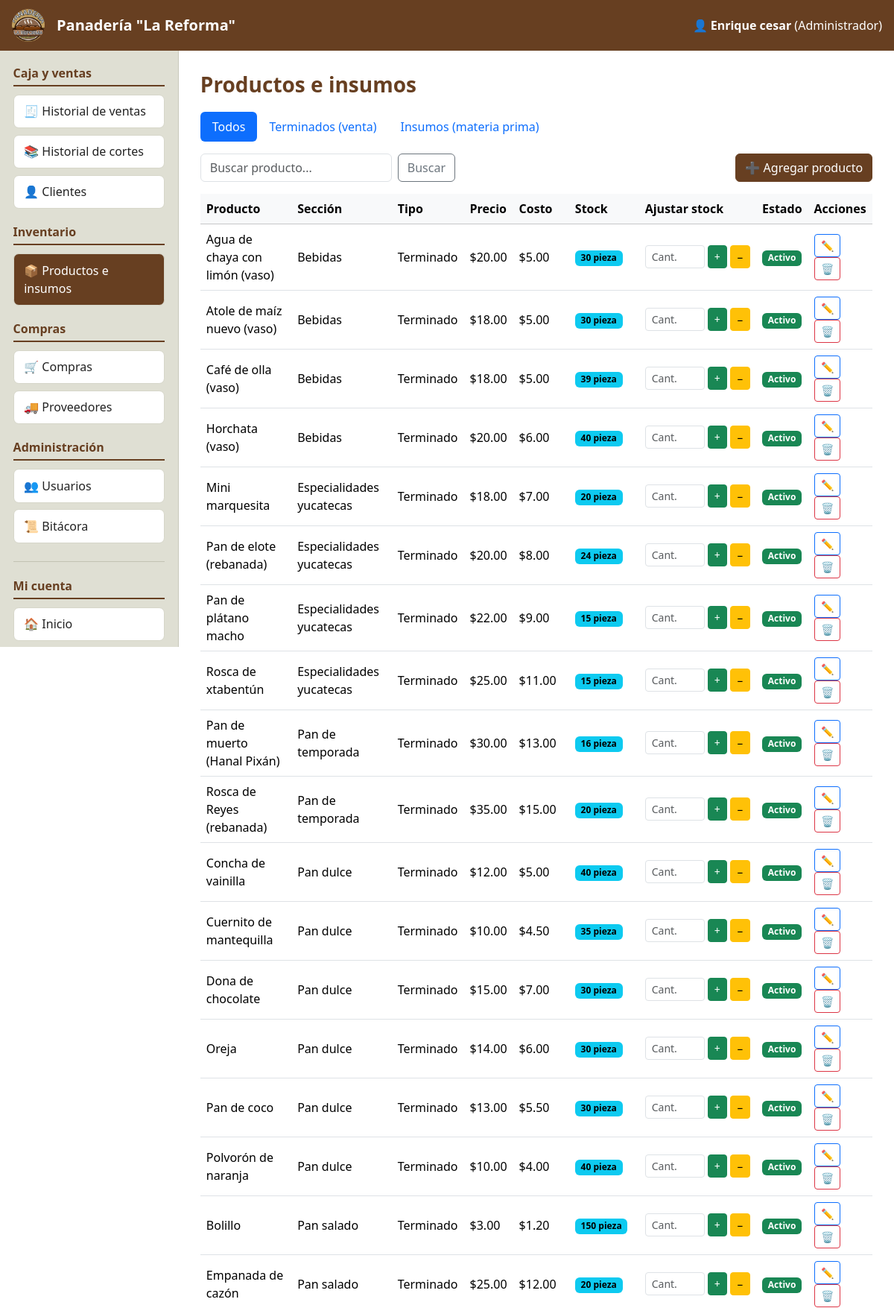
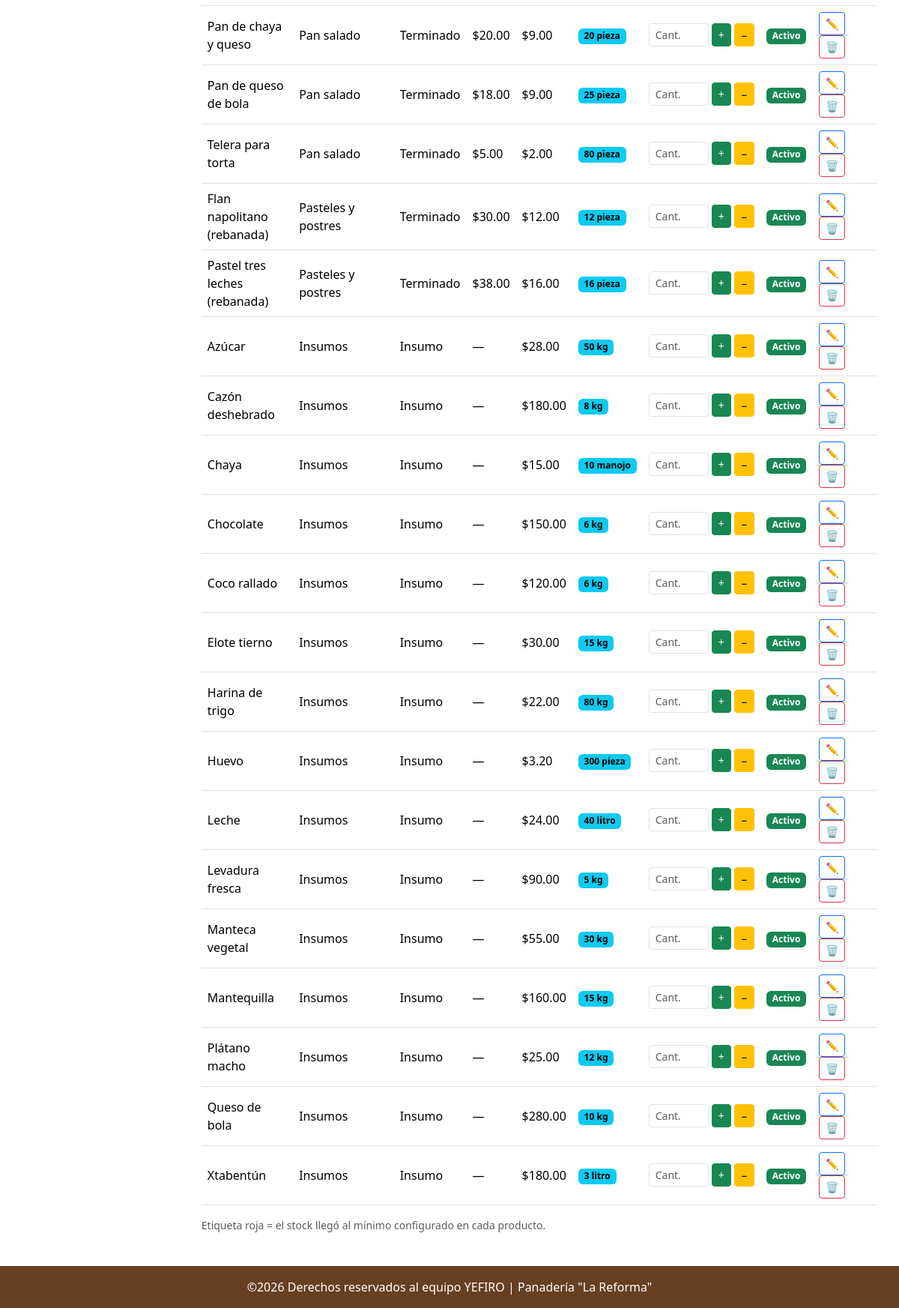
/data/modulos/productos/listar.php (signed in), run on the app's committed database (2 pictures, top to bottom).
### tables this page shows
CREATE TABLE `usuarios` (
  `id_usuario` int(11) NOT NULL,
  `nombre` varchar(100) NOT NULL,
  `correo` varchar(100) NOT NULL,
  `clave_hash` varchar(255) NOT NULL,
  `rol` varchar(20) NOT NULL DEFAULT 'cajero',
  `activo` tinyint(1) NOT NULL DEFAULT 1,
  `fecha_registro` timestamp NOT NULL DEFAULT current_timestamp()
);

CREATE TABLE `productos` (
  `id_producto` int(11) NOT NULL,
  `nombre` varchar(100) NOT NULL,
  `id_categoria` int(11) DEFAULT NULL,
  `tipo` enum('terminado','insumo') NOT NULL DEFAULT 'terminado',
  `unidad` varchar(20) NOT NULL DEFAULT 'pieza',
  `precio` decimal(10,2) NOT NULL DEFAULT 0.00,
  `costo` decimal(10,2) NOT NULL DEFAULT 0.00,
  `stock` decimal(10,2) NOT NULL DEFAULT 0.00,
  `stock_minimo` decimal(10,2) NOT NULL DEFAULT 5.00,
  `activo` tinyint(1) NOT NULL DEFAULT 1,
  `fecha_registro` timestamp NOT NULL DEFAULT current_timestamp()
);

CREATE TABLE `categorias` (
  `id_categoria` int(11) NOT NULL,
  `nombre` varchar(60) NOT NULL
);

### data/config/permisos.php (called while the page is built, shortened)
<?php
function roles() {
    return [
        'sistemas'      => 'Sistemas',
        'jefe'          => 'Jefe',
        'administrador' => 'Administrador',
        'cajero'        => 'Vendedor',
    ];
}
function nombre_rol($rol) {
    $r = roles();
    return $r[$rol] ?? $rol;
}
function permisos() {
    return [
        'ventas.cobrar'       => ['cajero',],
        'caja.operar'         => ['cajero',],
        'ventas.historial'    => ['cajero', 'jefe', 'administrador',],
        'ventas.todas'        => ['jefe', 'administrador'],
        'caja.todas'          => ['jefe', 'administrador'],
        'ventas.cancelar'     => ['jefe'],
        'clientes.ver'        => ['cajero', 'administrador', 'jefe'],
        'clientes.agregar'    => ['cajero', 'administrador'],
        'clientes.editar'     => ['administrador'],
        'productos.gestionar'    => ['administrador'],
        'proveedores.gestionar'  => ['administrador'],
        'compras.gestionar'      => ['administrador'],
        'usuarios.gestionar'  => ['sistemas', 'administrador'],
        'bitacora.ver'        => ['sistemas', 'jefe', 'administrador'],
    ];
}
function tiene_permiso($permiso) {
    $rol = $_SESSION['rol'] ?? '';
    $mapa = permisos();
    return isset($mapa[$permiso]) && in_array($rol, $mapa[$permiso], true);
}
?>

### data/config/sesion.php (called while the page is built, shortened)
<?php
function requiere_login() {
    global $conn;
    $uid = (int)$_SESSION['uid'];
    $st = $conn->prepare("SELECT nombre, rol, activo FROM usuarios WHERE id_usuario = ?");
    $st->bind_param("i", $uid);
    $st->execute();
    $u = $st->get_result()->fetch_assoc();
}
function requiere_permiso($permiso) {
    requiere_login();
}
            ?>

### data/modulos/productos/listar.php (the view, shortened to what this page needs)
<?php
require_once __DIR__ . '/../../config/inicio.php';
requiere_permiso('productos.gestionar');
$tipo = $_GET['tipo'] ?? 'todos';
$q = trim($_GET['q'] ?? '');
$like = '%' . $q . '%';
$sql = "SELECT p.*, c.nombre AS seccion
        FROM productos p LEFT JOIN categorias c ON c.id_categoria = p.id_categoria
        WHERE p.nombre LIKE ?";
$sql .= " ORDER BY p.tipo, c.nombre, p.nombre";
$st = $conn->prepare($sql);
if ($tipo !== 'todos') { $st->bind_param("ss", $like, $tipo); }
else                   { $st->bind_param("s", $like); }
$st->execute();
$filas = $st->get_result();
$titulo = "Productos e insumos";
include RUTA_INCLUDES . '/encabezado.php';
?>
<ul class="nav nav-pills mb-3">
    <?php foreach (['todos' => 'Todos', 'terminado' => 'Terminados (venta)', 'insumo' => 'Insumos (materia prima)'] as $k => $txt): ?>
        <li class="nav-item">
            <a class="nav-link <?= $tipo === $k ? 'active' : '' ?>"
               href="?tipo=<?= $k ?>&q=<?= urlencode($q) ?>"><?= $txt ?></a>
        </li>
    <?php endforeach; ?>
</ul>
<div class="d-flex flex-wrap gap-2 mb-3">
    <form method="get" class="d-flex gap-2">
        <input type="text" class="form-control" name="q" value="<?= e($q) ?>" placeholder="Buscar producto...">
        <button class="btn btn-outline-secondary">Buscar</button>
    </form>
    <a class="btn btn-cafe ms-auto" href="<?= url('modulos/productos/formulario.php') ?>">➕ Agregar producto</a>
</div>
<div class="table-responsive">
    <table class="table table-hover align-middle">
        <thead class="table-light">
            <tr>
                <th>Producto</th><th>Sección</th><th>Tipo</th><th>Precio</th><th>Costo</th>
                <th>Stock</th><th>Ajustar stock</th><th>Estado</th><th>Acciones</th>
            </tr>
        </thead>
        <tbody>
        <?php while ($f = $filas->fetch_assoc()):
            $bajo = (float)$f['stock'] <= (float)$f['stock_minimo'];
        ?>
            <tr class="<?= $f['activo'] ? '' : 'text-muted' ?>">
                <td><?= e($f['nombre']) ?></td>
                <td><?= e($f['seccion'] ?? '—') ?></td>
                <td><?= $f['tipo'] === 'terminado' ? 'Terminado' : 'Insumo' ?></td>
                <td><?= $f['tipo'] === 'terminado' ? dinero($f['precio']) : '—' ?></td>
                <td><?= dinero($f['costo']) ?></td>
                <td>
                    <span class="badge <?= $bajo ? 'text-bg-danger' : 'text-bg-info' ?>">
                        <?= rtrim(rtrim(number_format($f['stock'], 2, '.', ''), '0'), '.') ?> <?= e($f['unidad']) ?>
                    </span>
                </td>
                <td>
                    <form method="post" action="<?= url('acciones/productos/ajustar_stock.php') ?>" class="d-inline-flex gap-1">
                        <input type="number" name="cantidad" class="form-control form-control-sm" style="width:80px"
                               min="0.01" step="0.01" placeholder="Cant." required>
                        <button name="operacion" value="sumar" class="btn btn-sm btn-success">+</button>
                        <button name="operacion" value="restar" class="btn btn-sm btn-warning">−</button>
                    </form>
                </td>
                <td><span class="badge <?= $f['activo'] ? 'text-bg-success' : 'text-bg-secondary' ?>"><?= $f['activo'] ? 'Activo' : 'Inactivo' ?></span></td>
                <td>
                    <a class="btn btn-sm btn-outline-primary" href="<?= url('modulos/productos/formulario.php?id=' . $f['id_producto']) ?>">✏️</a>
                    <form method="post" action="<?= url('acciones/productos/eliminar.php') ?>" class="d-inline"
                          data-confirmar="¿Eliminar este producto? (si ya tiene ventas se desactivará)">
                        <button class="btn btn-sm btn-outline-danger">🗑</button>
                    </form>
                </td>
            </tr>
        <?php endwhile; ?>
        </tbody>
    </table>
</div>
<p class="small text-muted">Etiqueta roja = el stock llegó al mínimo configurado en cada producto.</p>
<?php include RUTA_INCLUDES . '/pie.php'; ?>

### data/includes/encabezado.php (shortened to what this page needs)
<!DOCTYPE html>
<html lang="es">
<head>
    <?= bootstrap_css() ?>
    <link rel="stylesheet" href="<?= url('assets/css/estilos.css') ?>?v=<?= filemtime(RUTA_RAIZ . '/assets/css/estilos.css') ?>">
</head>
<body>
    <header class="encabezado d-flex align-items-center px-3 py-2">
        <img src="<?= url(LOGO) ?>" alt="Logo" class="logo-encabezado">
        <span class="fs-5 fw-bold ms-3"><?= e(NOMBRE_SISTEMA) ?></span>
        <span class="ms-auto d-none d-md-inline">
            👤 <b><?= e($_SESSION['nombre']) ?></b> (<?= e(nombre_rol($_SESSION['rol'])) ?>)
        </span>
    </header>
    <div class="cuerpo">
        <?php include RUTA_INCLUDES . '/menu.php'; ?>
        <main class="contenido">
            <?php if (empty($sin_titulo)): ?>
                <h1 class="h3 titulo-pagina"><?= e($titulo) ?></h1>
            <?php endif; ?>

### data/includes/funciones.php (shortened to what this page needs)
<?php
function url($ruta = '') {
    return BASE_URL . ltrim($ruta, '/');
}
function e($valor) {
    return htmlspecialchars((string)$valor, ENT_QUOTES, 'UTF-8');
}
function dinero($n) {
    return '$' . number_format((float)$n, 2);
}
function bootstrap_css() {
    return '<link href="https://cdn.jsdelivr.net/npm/bootstrap@5.3.3/dist/css/bootstrap.min.css" rel="stylesheet">';
}

### data/includes/menu.php (shortened to what this page needs)
<?php
$script = str_replace('\\', '/', $_SERVER['SCRIPT_NAME']);
$grupos = [
    'Caja y ventas' => [
        ['ventas.cobrar',    '💰', 'Cobrar (nueva venta)', 'modulos/ventas/cobrar.php'],
        ['ventas.historial', '🧾', tiene_permiso('ventas.todas') ? 'Historial de ventas' : 'Mis ventas', 'modulos/ventas/historial.php'],
        ['caja.operar',      '🏧', 'Caja y corte',         'modulos/caja/caja.php'],
        ['caja.todas',       '📚', 'Historial de cortes',  'modulos/caja/cortes.php'],
        ['clientes.ver',     '👤', 'Clientes',             'modulos/clientes/listar.php'],
    ],
    'Inventario' => [
        ['productos.gestionar', '📦', 'Productos e insumos', 'modulos/productos/listar.php'],
    ],
    'Compras' => [
        ['compras.gestionar',     '🛒', 'Compras',     'modulos/compras/listar.php'],
        ['proveedores.gestionar', '🚚', 'Proveedores', 'modulos/proveedores/listar.php'],
    ],
    'Administración' => [
        ['usuarios.gestionar', '👥', 'Usuarios', 'modulos/usuarios/listar.php'],
        ['bitacora.ver',       '📜', 'Bitácora', 'modulos/bitacora/listar.php'],
    ],
];
function menu_activo($ruta, $script) {
    if (substr($script, -strlen($ruta)) === $ruta) return true;
    return basename($ruta) === 'listar.php' && strpos($script, '/' . dirname($ruta) . '/') !== false;
}
?>
<aside id="menuLateral" class="menu-lateral collapse d-md-flex">
    <nav class="menu-opciones">
        <?php foreach ($grupos as $nombreGrupo => $items):
            $permitidos = array_filter($items, function ($i) { return tiene_permiso($i[0]); });
        ?>
            <div class="titulo-grupo"><?= e($nombreGrupo) ?></div>
            <?php foreach ($permitidos as $i): ?>
                <a class="btn-menu <?= menu_activo($i[3], $script) ? 'activo' : '' ?>" href="<?= url($i[3]) ?>">
                    <?= $i[1] ?> <?= e($i[2]) ?>
                </a>
            <?php endforeach; ?>
        <?php endforeach; ?>
    </nav>
    <div class="menu-cuenta">
        <div class="titulo-grupo">Mi cuenta</div>
        <a class="btn-menu <?= substr($script, -9) === 'panel.php' ? 'activo' : '' ?>" href="<?= url('panel.php') ?>">🏠 Inicio</a>
    </div>
</aside>

### data/includes/pie.php (shortened to what this page needs)
        </main>
    </div>
    <?php if (MOSTRAR_PIE): ?>
    <footer class="pie">©2026 Derechos reservados al equipo YEFIRO | <?php echo e(NOMBRE_SISTEMA); ?> </footer>
    <?php endif; ?>
</body>
</html>

### data/assets/css/estilos.css (style rules this page uses)
:root { --cafe: #673f21; --cafe-oscuro: #4a2a12; --crema: #f1ebd8; --beige: #dfdfd3; }
body { min-height: 100vh; display: flex; flex-direction: column; background: #fff; }
.encabezado { background: var(--cafe); color: #fff; min-height: 68px; }
.logo-encabezado { width: 44px; height: 44px; border-radius: 50%; object-fit: cover; }
.cuerpo { flex: 1; display: flex; }
.menu-lateral { width: 240px; flex-shrink: 0; background: var(--beige); border-right: 1px solid #c9c9bb; flex-direction: column; padding: 1.1rem; position: sticky; top: 0; height: 100vh; display: flex; overflow-y: auto; }
.menu-opciones { flex: 1; }
.titulo-grupo { font-weight: 700; color: var(--cafe); border-bottom: 2px solid var(--cafe); margin: 1.2rem 0 .7rem; padding-bottom: .25rem; }
.menu-opciones .titulo-grupo:first-child { margin-top: 0; }
.btn-menu { display: block; background: #fff; border: 1px solid #d6d6c9; border-radius: .45rem; padding: .6rem .85rem; margin-bottom: .55rem; color: #222; text-decoration: none; }
.btn-menu.activo { background: var(--cafe); color: #fff; }
.menu-cuenta { border-top: 1px solid #c2c2b3; margin-top: 1rem; }
.contenido { flex: 1; padding: 1.8rem; min-width: 0; }
.titulo-pagina { color: var(--cafe); font-weight: 700; margin-bottom: 1.2rem; }
.pie { background: var(--cafe); color: #fff; text-align: center; padding: 1rem; }
.btn-cafe { background: var(--cafe); border-color: var(--cafe); color: #fff; }

### data on the page
usuarios: rol "Administrador"
productos: nombre "Agua de chaya con limón (vaso)", id_categoria.nombre "Bebidas", tipo "Terminado", precio "$20.00", costo "$5.00", stock "30", unidad "pieza", activo "Activo"
productos: nombre "Atole de maíz nuevo (vaso)", id_categoria.nombre "Bebidas", tipo "Terminado", precio "$18.00", costo "$5.00", stock "30", unidad "pieza", activo "Activo"
productos: nombre "Café de olla (vaso)", id_categoria.nombre "Bebidas", tipo "Terminado", precio "$18.00", costo "$5.00", stock "39", unidad "pieza", activo "Activo"
productos: nombre "Horchata (vaso)", id_categoria.nombre "Bebidas", tipo "Terminado", precio "$20.00", costo "$6.00", stock "40", unidad "pieza", activo "Activo"
productos: nombre "Mini marquesita", id_categoria.nombre "Especialidades yucatecas", tipo "Terminado", precio "$18.00", costo "$7.00", stock "20", unidad "pieza", activo "Activo"
productos: nombre "Pan de elote (rebanada)", id_categoria.nombre "Especialidades yucatecas", tipo "Terminado", precio "$20.00", costo "$8.00", stock "24", unidad "pieza", activo "Activo"
productos: nombre "Pan de plátano macho", id_categoria.nombre "Especialidades yucatecas", tipo "Terminado", precio "$22.00", costo "$9.00", stock "15", unidad "pieza", activo "Activo"
productos: nombre "Rosca de xtabentún", id_categoria.nombre "Especialidades yucatecas", tipo "Terminado", precio "$25.00", costo "$11.00", stock "15", unidad "pieza", activo "Activo"
productos: nombre "Pan de muerto (Hanal Pixán)", id_categoria.nombre "Pan de temporada", tipo "Terminado", precio "$30.00", costo "$13.00", stock "16", unidad "pieza", activo "Activo"
productos: nombre "Rosca de Reyes (rebanada)", id_categoria.nombre "Pan de temporada", tipo "Terminado", precio "$35.00", costo "$15.00", stock "20", unidad "pieza", activo "Activo"
productos: nombre "Concha de vainilla", id_categoria.nombre "Pan dulce", tipo "Terminado", precio "$12.00", costo "$5.00", stock "40", unidad "pieza", activo "Activo"
productos: nombre "Cuernito de mantequilla", id_categoria.nombre "Pan dulce", tipo "Terminado", precio "$10.00", costo "$4.50", stock "35", unidad "pieza", activo "Activo"
productos: nombre "Dona de chocolate", id_categoria.nombre "Pan dulce", tipo "Terminado", precio "$15.00", costo "$7.00", stock "30", unidad "pieza", activo "Activo"
productos: nombre "Oreja", id_categoria.nombre "Pan dulce", tipo "Terminado", precio "$14.00", costo "$6.00", stock "30", unidad "pieza", activo "Activo"
productos: nombre "Pan de coco", id_categoria.nombre "Pan dulce", tipo "Terminado", precio "$13.00", costo "$5.50", stock "30", unidad "pieza", activo "Activo"
productos: nombre "Polvorón de naranja", id_categoria.nombre "Pan dulce", tipo "Terminado", precio "$10.00", costo "$4.00", stock "40", unidad "pieza", activo "Activo"
productos: nombre "Bolillo", id_categoria.nombre "Pan salado", tipo "Terminado", precio "$3.00", costo "$1.20", stock "150", unidad "pieza", activo "Activo"
productos: nombre "Empanada de cazón", id_categoria.nombre "Pan salado", tipo "Terminado", precio "$25.00", costo "$12.00", stock "20", unidad "pieza", activo "Activo"
productos: nombre "Pan de chaya y queso", id_categoria.nombre "Pan salado", tipo "Terminado", precio "$20.00", costo "$9.00", stock "20", unidad "pieza", activo "Activo"
productos: nombre "Pan de queso de bola", id_categoria.nombre "Pan salado", tipo "Terminado", precio "$18.00", costo "$9.00", stock "25", unidad "pieza", activo "Activo"
productos: nombre "Telera para torta", id_categoria.nombre "Pan salado", tipo "Terminado", precio "$5.00", costo "$2.00", stock "80", unidad "pieza", activo "Activo"
productos: nombre "Flan napolitano (rebanada)", id_categoria.nombre "Pasteles y postres", tipo "Terminado", precio "$30.00", costo "$12.00", stock "12", unidad "pieza", activo "Activo"
productos: nombre "Pastel tres leches (rebanada)", id_categoria.nombre "Pasteles y postres", tipo "Terminado", precio "$38.00", costo "$16.00", stock "16", unidad "pieza", activo "Activo"
productos: nombre "Azúcar", id_categoria.nombre "Insumos", tipo "Insumo", costo "$28.00", stock "50", unidad "kg", activo "Activo"
productos: nombre "Cazón deshebrado", id_categoria.nombre "Insumos", tipo "Insumo", costo "$180.00", stock "8", unidad "kg", activo "Activo"
productos: nombre "Chaya", id_categoria.nombre "Insumos", tipo "Insumo", costo "$15.00", stock "10", unidad "manojo", activo "Activo"
productos: nombre "Chocolate", id_categoria.nombre "Insumos", tipo "Insumo", costo "$150.00", stock "6", unidad "kg", activo "Activo"
productos: nombre "Coco rallado", id_categoria.nombre "Insumos", tipo "Insumo", costo "$120.00", stock "6", unidad "kg", activo "Activo"
productos: nombre "Elote tierno", id_categoria.nombre "Insumos", tipo "Insumo", costo "$30.00", stock "15", unidad "kg", activo "Activo"
productos: nombre "Harina de trigo", id_categoria.nombre "Insumos", tipo "Insumo", costo "$22.00", stock "80", unidad "kg", activo "Activo"
productos: nombre "Huevo", id_categoria.nombre "Insumos", tipo "Insumo", costo "$3.20", stock "300", unidad "pieza", activo "Activo"
productos: nombre "Leche", id_categoria.nombre "Insumos", tipo "Insumo", costo "$24.00", stock "40", unidad "litro", activo "Activo"
productos: nombre "Levadura fresca", id_categoria.nombre "Insumos", tipo "Insumo", costo "$90.00", stock "5", unidad "kg", activo "Activo"
productos: nombre "Manteca vegetal", id_categoria.nombre "Insumos", tipo "Insumo", costo "$55.00", stock "30", unidad "kg", activo "Activo"
productos: nombre "Mantequilla", id_categoria.nombre "Insumos", tipo "Insumo", costo "$160.00", stock "15", unidad "kg", activo "Activo"
productos: nombre "Plátano macho", id_categoria.nombre "Insumos", tipo "Insumo", costo "$25.00", stock "12", unidad "kg", activo "Activo"
productos: nombre "Queso de bola", id_categoria.nombre "Insumos", tipo "Insumo", costo "$280.00", stock "10", unidad "kg", activo "Activo"
productos: nombre "Xtabentún", id_categoria.nombre "Insumos", tipo "Insumo", costo "$180.00", stock "3", unidad "litro", activo "Activo"

### other printed values
NOMBRE_SISTEMA "Panadería \"La Reforma\""
$_SESSION['nombre'] "Enrique cesar"
$nombreGrupo "Caja y ventas"
$i[1] "🧾"
$i[2] "Historial de ventas"
$i[1] "📚"
$i[2] "Historial de cortes"
$i[1] "👤"
$i[2] "Clientes"
$nombreGrupo "Inventario"
$i[1] "📦"
$i[2] "Productos e insumos"
$nombreGrupo "Compras"
$i[1] "🛒"
$i[2] "Compras"
